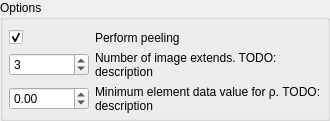
      <widget class="QGroupBox" name="optionsGroup">
       <property name="title">
        <string>Options</string>
       </property>
       <property name="checkable">
        <bool>false</bool>
       </property>
       <layout class="QVBoxLayout" name="verticalLayout_12">
        <property name="leftMargin">
         <number>6</number>
        </property>
        <property name="topMargin">
         <number>10</number>
        </property>
        <property name="rightMargin">
         <number>6</number>
        </property>
        <property name="bottomMargin">
         <number>5</number>
        </property>
        <item>
         <layout class="QGridLayout" name="optionsGridLayout">
          <property name="leftMargin">
           <number>0</number>
          </property>
          <property name="topMargin">
           <number>0</number>
          </property>
          <property name="horizontalSpacing">
           <number>-1</number>
          </property>
          <item row="1" column="0">
           <widget class="QSpinBox" name="eParamSpinBox">
            <property name="sizePolicy">
             <sizepolicy hsizetype="Minimum" vsizetype="Fixed">
              <horstretch>0</horstretch>
              <verstretch>0</verstretch>
             </sizepolicy>
            </property>
            <property name="minimum">
             <number>1</number>
            </property>
            <property name="value">
             <number>3</number>
            </property>
           </widget>
          </item>
          <item row="2" column="0">
           <widget class="QDoubleSpinBox" name="fParamSpinBox">
            <property name="sizePolicy">
             <sizepolicy hsizetype="Maximum" vsizetype="Fixed">
              <horstretch>0</horstretch>
              <verstretch>0</verstretch>
             </sizepolicy>
            </property>
            <property name="minimumSize">
             <size>
              <width>0</width>
              <height>0</height>
             </size>
            </property>
            <property name="maximumSize">
             <size>
              <width>80</width>
              <height>16777215</height>
             </size>
            </property>
            <property name="minimum">
             <double>-999999999.000000000000000</double>
            </property>
            <property name="maximum">
             <double>999999999.000000000000000</double>
            </property>
           </widget>
          </item>
          <item row="1" column="1">
           <widget class="QLabel" name="label">
            <property name="text">
             <string>Number of image extends. TODO: description</string>
            </property>
            <property name="wordWrap">
             <bool>true</bool>
            </property>
           </widget>
          </item>
          <item row="2" column="1">
           <widget class="QLabel" name="label_3">
            <property name="text">
             <string>Minimum element data value for ρ. TODO: description</string>
            </property>
            <property name="wordWrap">
             <bool>true</bool>
            </property>
           </widget>
          </item>
          <item row="0" column="0">
           <widget class="QCheckBox" name="uParamCheckBox">
            <property name="text">
             <string/>
            </property>
            <property name="checked">
             <bool>true</bool>
            </property>
           </widget>
          </item>
          <item row="0" column="1">
           <widget class="QLabel" name="label_15">
            <property name="text">
             <string>Perform peeling</string>
            </property>
            <property name="wordWrap">
             <bool>true</bool>
            </property>
           </widget>
          </item>
         </layout>
        </item>
       </layout>
      </widget>
